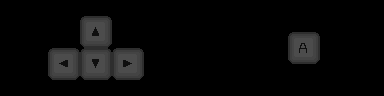

Below is a game level as drawn by its tile map, then a one-line description and the .tmx file that defines it, in full:
An orthogonal 24x6 tile map with 16x16 px tiles, 5 tile layers (left, right, a, down, ...), 2 tilesets.

<map version="1.2" tiledversion="1.3.4" orientation="orthogonal" renderorder="right-down" width="24" height="6" tilewidth="16" tileheight="16" infinite="0" nextlayerid="6" nextobjectid="1">
 <tileset firstgid="1" name="keys-arrow-wsad-mouse" tilewidth="16" tileheight="16" tilecount="72" columns="6">
  <image source="../img/keys-arrow-wsad-mouse.png" width="96" height="192" />
 </tileset>
 <tileset firstgid="73" name="keys-arrow-wsad-mouse" tilewidth="16" tileheight="16" tilecount="72" columns="6">
  <image source="../img/keys-arrow-wsad-mouse.png" width="96" height="192" />
 </tileset>
 <layer id="3" name="left" width="24" height="6" opacity="0.3">
  <data encoding="csv">
0,0,0,0,0,0,0,0,0,0,0,0,0,0,0,0,0,0,0,0,0,0,0,0,
0,0,0,0,0,0,0,0,0,0,0,0,0,0,0,0,0,0,0,0,0,0,0,0,
0,0,0,0,0,0,0,0,0,0,0,0,0,0,0,0,0,0,0,0,0,0,0,0,
0,0,0,85,86,0,0,0,0,0,0,0,0,0,0,0,0,0,0,0,0,0,0,0,
0,0,0,91,92,0,0,0,0,0,0,0,0,0,0,0,0,0,0,0,0,0,0,0,
0,0,0,0,0,0,0,0,0,0,0,0,0,0,0,0,0,0,0,0,0,0,0,0
</data>
 </layer>
 <layer id="4" name="right" width="24" height="6" opacity="0.3">
  <data encoding="csv">
0,0,0,0,0,0,0,0,0,0,0,0,0,0,0,0,0,0,0,0,0,0,0,0,
0,0,0,0,0,0,0,0,0,0,0,0,0,0,0,0,0,0,0,0,0,0,0,0,
0,0,0,0,0,0,0,0,0,0,0,0,0,0,0,0,0,0,0,0,0,0,0,0,
0,0,0,0,0,0,0,89,90,0,0,0,0,0,0,0,0,0,0,0,0,0,0,0,
0,0,0,0,0,0,0,95,96,0,0,0,0,0,0,0,0,0,0,0,0,0,0,0,
0,0,0,0,0,0,0,0,0,0,0,0,0,0,0,0,0,0,0,0,0,0,0,0
</data>
 </layer>
 <layer id="5" name="a" width="24" height="6" opacity="0.3">
  <data encoding="csv">
0,0,0,0,0,0,0,0,0,0,0,0,0,0,0,0,0,0,0,0,0,0,0,0,
0,0,0,0,0,0,0,0,0,0,0,0,0,0,0,0,0,0,0,0,0,0,0,0,
0,0,0,0,0,0,0,0,0,0,0,0,0,0,0,0,0,0,109,110,0,0,0,0,
0,0,0,0,0,0,0,0,0,0,0,0,0,0,0,0,0,0,115,116,0,0,0,0,
0,0,0,0,0,0,0,0,0,0,0,0,0,0,0,0,0,0,0,0,0,0,0,0,
0,0,0,0,0,0,0,0,0,0,0,0,0,0,0,0,0,0,0,0,0,0,0,0
</data>
 </layer>
 <layer id="2" name="down" width="24" height="6" opacity="0.3">
  <data encoding="csv">
0,0,0,0,0,0,0,0,0,0,0,0,0,0,0,0,0,0,0,0,0,0,0,0,
0,0,0,0,0,0,0,0,0,0,0,0,0,0,0,0,0,0,0,0,0,0,0,0,
0,0,0,0,0,0,0,0,0,0,0,0,0,0,0,0,0,0,0,0,0,0,0,0,
0,0,0,0,0,87,88,0,0,0,0,0,0,0,0,0,0,0,0,0,0,0,0,0,
0,0,0,0,0,93,94,0,0,0,0,0,0,0,0,0,0,0,0,0,0,0,0,0,
0,0,0,0,0,0,0,0,0,0,0,0,0,0,0,0,0,0,0,0,0,0,0,0
</data>
 </layer>
 <layer id="1" name="up" width="24" height="6" opacity="0.3">
  <data encoding="csv">
0,0,0,0,0,0,0,0,0,0,0,0,0,0,0,0,0,0,0,0,0,0,0,0,
0,0,0,0,73,75,76,0,77,78,0,0,0,0,0,0,0,0,0,0,0,0,0,0,
0,0,0,0,79,81,82,0,83,84,0,0,0,0,0,0,0,0,0,0,0,0,0,0,
0,0,0,0,0,0,0,0,0,0,0,0,0,0,0,0,0,0,0,0,0,0,0,0,
0,0,0,0,0,0,0,0,0,0,0,0,0,0,0,0,0,0,0,0,0,0,0,0,
0,0,0,0,0,0,0,0,0,0,0,0,0,0,0,0,0,0,0,0,0,0,0,0
</data>
 </layer>
</map>
